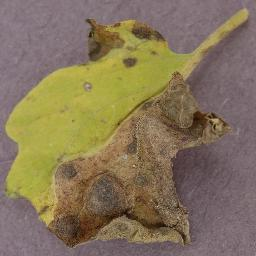
#> input picture 10_Data/data30/148.jpg, 256 x 256 px; its folder holds only this picture in this run
$ jupyter execute main2.ipynb   (older library calls are emulated)
#> lines starting #> are read from the running program, lines starting #| are printed output that depends on the picture; after the words box and inside, x2 and y2 are one past the last pixel; in counts of white or black regions, pixels touching at a corner belong together
[cell 1]
#import the required libraries
import skimage.feature as skf
import openpyxl
import numpy as np
import math
import cv2
from PIL import Image
from numpy import asarray
from scipy.stats import skew, kurtosis
import skimage.feature
import xlsxwriter
import os


#creates general file for features of all the three channels
outWorkbook = xlsxwriter.Workbook("Output30.xlsx")
outSheet = outWorkbook.add_worksheet()

#Writes headers for general file
outSheet.write("A1", "Mean_R")
outSheet.write("B1", "RMS_R")
outSheet.write("C1", "Median_R")
outSheet.write("D1", "Variance_R")
outSheet.write("E1", "Std_R")
outSheet.write("F1", "Skewness_R")
outSheet.write("G1", "Kurtosis_R")
outSheet.write("H1", "Contrast_R")
outSheet.write("I1", "Entropy_R")
outSheet.write("J1", "Energy_R")
outSheet.write("K1", "Homogeneity_R")
outSheet.write("L1", "Correlation_R")
outSheet.write("M1", "IDM_R")
outSheet.write("N1", "Smoothness_R")
outSheet.write("O1", "Mean_G")
outSheet.write("P1", "RMS_G")
outSheet.write("Q1", "Median_G")
outSheet.write("R1", "Variance_G")
outSheet.write("S1", "Std_G")
outSheet.write("T1", "Skewness_G")
outSheet.write("U1", "Kurtosis_G")
outSheet.write("V1", "Contrast_G")
outSheet.write("W1", "Entropy_G")
outSheet.write("X1", "Energy_G")
outSheet.write("Y1", "Homogeneity_G")
outSheet.write("Z1", "Correlation_G")
outSheet.write("AA1", "IDM_G")
outSheet.write("AB1", "Smoothness_G")
outSheet.write("AC1", "Mean_B")
outSheet.write("AD1", "RMS_B")
outSheet.write("AE1", "Median_B")
outSheet.write("AF1", "Variance_B")
outSheet.write("AG1", "Std_B")
outSheet.write("AH1", "Skewness_B")
outSheet.write("AI1", "Kurtosis_B")
outSheet.write("AJ1", "Contrast_B")
outSheet.write("AK1", "Entropy_B")
outSheet.write("AL1", "Energy_B")
outSheet.write("AM1", "Homogeneity_B")
outSheet.write("AN1", "Correlation_B")
outSheet.write("AO1", "IDM_B")
outSheet.write("AP1", "Smoothness_B")
outWorkbook.close()

[cell 2]
#creates a file for red channel
outWorkbookR = xlsxwriter.Workbook("RedChannel30.xlsx")
outSheetR = outWorkbookR.add_worksheet()

#writes headers for red file
outSheetR.write("A1", "Mean_R")
outSheetR.write("B1", "RMS_R")
outSheetR.write("C1", "Median_R")
outSheetR.write("D1", "Variance_R")
outSheetR.write("E1", "Std_R")
outSheetR.write("F1", "Skewness_R")
outSheetR.write("G1", "Kurtosis_R")
outSheetR.write("H1", "Contrast_R")
outSheetR.write("I1", "Entropy_R")
outSheetR.write("J1", "Energy_R")
outSheetR.write("K1", "Homogeneity_R")
outSheetR.write("L1", "Correlation_R")
outSheetR.write("M1", "IDM_R")
outSheetR.write("N1", "Smoothness_R")
outWorkbookR.close()

[cell 3]
#creates file for green channel
outWorkbookG = xlsxwriter.Workbook("GreenChannel30.xlsx")
outSheetG = outWorkbookG.add_worksheet()

#writes headers for green file
outSheetG.write("A1", "Mean_G")
outSheetG.write("B1", "RMS_G")
outSheetG.write("C1", "Median_G")
outSheetG.write("D1", "Variance_G")
outSheetG.write("E1", "Std_G")
outSheetG.write("F1", "Skewness_G")
outSheetG.write("G1", "Kurtosis_G")
outSheetG.write("H1", "Contrast_G")
outSheetG.write("I1", "Entropy_G")
outSheetG.write("J1", "Energy_G")
outSheetG.write("K1", "Homogeneity_G")
outSheetG.write("L1", "Correlation_G")
outSheetG.write("M1", "IDM_G")
outSheetG.write("N1", "Smoothness_G")
outWorkbookG.close()

[cell 4]
#creates a file for blue channel
outWorkbookB = xlsxwriter.Workbook("BlueChannel30.xlsx")
outSheetB = outWorkbookB.add_worksheet()

#writes headers for blue file
outSheetB.write("A1", "Mean_B")
outSheetB.write("B1", "RMS_B")
outSheetB.write("C1", "Median_B")
outSheetB.write("D1", "Variance_B")
outSheetB.write("E1", "Std_B")
outSheetB.write("F1", "Skewness_B")
outSheetB.write("G1", "Kurtosis_B")
outSheetB.write("H1", "Contrast_B")
outSheetB.write("I1", "Entropy_B")
outSheetB.write("J1", "Energy_B")
outSheetB.write("K1", "Homogeneity_B")
outSheetB.write("L1", "Correlation_B")
outSheetB.write("M1", "IDM_B")
outSheetB.write("N1", "Smoothness_B")
outWorkbookB.close()

[cell 5]
# [44 lines of commented-out code are left out]

[cell 6]
import glob
import os
import cv2
from PIL import Image
import numpy as np

directory = r'/home/uca/Desktop/Undergrad/Arfan_FinalYearProject/10_Data/processed_30'
os.makedirs(directory, exist_ok=True)  # create the directory if it does not exist

for filename in glob.glob('/home/uca/Desktop/Undergrad/Arfan_FinalYearProject/10_Data/data30/*.*'):
    im = cv2.imread(filename)
#> im is the input picture: shape (256, 256, 3); mean B, G, R 90.1, 116.9, 133.1

    # Convert the image to grayscale
    image = cv2.cvtColor(im, cv2.COLOR_BGR2GRAY)
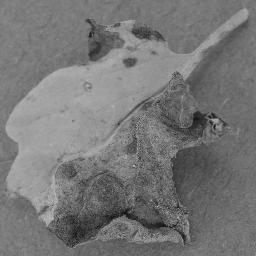
#> image: shape (256, 256); min 10, max 200, mean 118.7

    # apply mean filter
    # convert to HSV
    image = cv2.cvtColor(im, cv2.COLOR_BGR2HSV)
#> image: shape (256, 256, 3); mean H, S, V 84.3, 84, 133.1
    image = cv2.blur(image, (5, 5))
#> image: shape (256, 256, 3); mean H, S, V 84.3, 84, 133.1
    image = cv2.cvtColor(image, cv2.COLOR_HSV2RGB)

    # Apply laplacian filter to reduce the affects of mean filter which has blurred edges
    # Apply the Laplacian filter to enhance the edges
    laplacian = cv2.Laplacian(image, cv2.CV_64F)
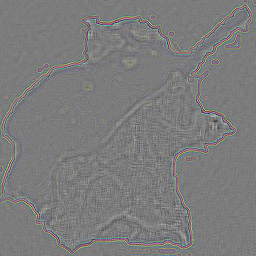
#> laplacian: shape (256, 256, 3) float64; mean R, G, B 0, 0, 0; drawn with min black and max white
    # Adjust the contrast of the Laplacian image
    laplacian = cv2.convertScaleAbs(laplacian)
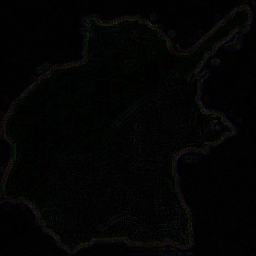
#> laplacian: shape (256, 256, 3); mean R, G, B 3.4, 3.8, 3.3
    # Add the Laplacian image back to the original to create the final enhanced image
    image = cv2.addWeighted(im, 1.5, laplacian, -0.5, 0)
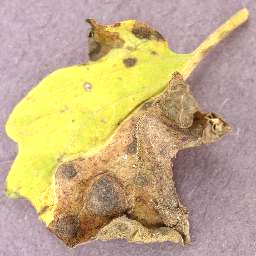
#> image: shape (256, 256, 3); mean B, G, R 133.4, 173.3, 196.9

    # Convert the image to a NumPy array
    image_array = np.array(image)
    # Invert the colors
    inverted_array = 255 - image_array
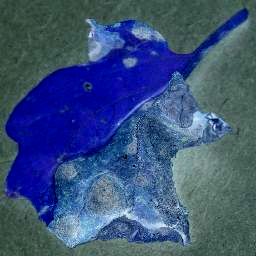
#> inverted_array: shape (256, 256, 3); mean B, G, R 121.6, 81.7, 58.1
    # Convert the NumPy array back to an image
    image = Image.fromarray(inverted_array.astype(np.uint8))

    # Convert the image to grayscale
    image = cv2.cvtColor(np.array(image), cv2.COLOR_BGR2GRAY)
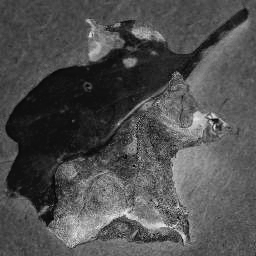
#> image: shape (256, 256); min 1, max 242, mean 79.2

    # apply otsu segmentation
    # apply adaptive thresholding to obtain a binary image
    thresh = cv2.adaptiveThreshold(image, 255, cv2.ADAPTIVE_THRESH_MEAN_C, cv2.THRESH_BINARY_INV, 25, 2)
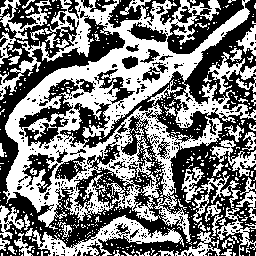
#> thresh: shape (256, 256); 48.3% white; 490 white regions (446 under 20 px), largest, box (x1, y1, x2, y2) and area: (0, 0, 256, 243) 21716, (25, 215, 184, 256) 1914, (181, 167, 241, 223) 901

    # perform morphological opening to remove small objects and smooth edges
    kernel = cv2.getStructuringElement(cv2.MORPH_ELLIPSE, (5,5))
    opening = cv2.morphologyEx(thresh, cv2.MORPH_OPEN, kernel)
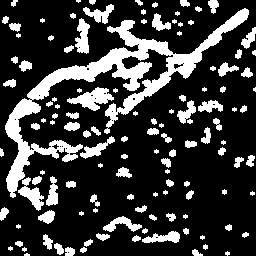
#> opening: shape (256, 256); 22.3% white; 125 white regions (37 under 20 px)

    # find contours in the image
    contours, hierarchy = cv2.findContours(opening, cv2.RETR_EXTERNAL, cv2.CHAIN_APPROX_SIMPLE)
#> contours = 125 contours, 58 with area under 20; largest, box (x1, y1, x2, y2) and area: (5, 8, 249, 198) 6190, (67, 87, 114, 111) 488, (18, 177, 44, 211) 312, (75, 18, 90, 54) 294, (142, 231, 180, 243) 228

    # create a mask for the infected parts of the leaf
    mask = np.zeros_like(opening)
    for cnt in contours:
        area = cv2.contourArea(cnt)
        if area > 1000:
            cv2.drawContours(mask, [cnt], 0, 255, -1)
#> this loop made 125 passes
#> area on passes 3, 4, 5, 9, 10, 11, 13, 14, 15, 17, 18, 20: 34, 21, 59.5, 60, 25.5, 30, 30, 74, 54, 228, 21.5, 25
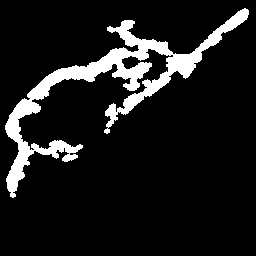
#> mask: shape (256, 256); 10.5% white; 1 white region, box (x1, y1, x2, y2) and area: (5, 8, 249, 198) 6910

    # apply the mask to the original image
    image = cv2.bitwise_and(im, im, mask=mask)
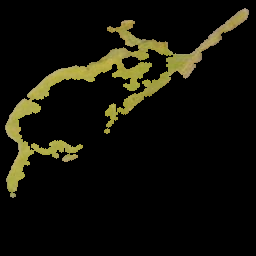
#> image: shape (256, 256, 3); mean B, G, R 8.2, 17, 17.9

    file = os.path.basename(filename)
    image_array = np.array(image, dtype=np.uint8) # convert the Image object to a NumPy array of type uint8
    cv2.imwrite(os.path.join(directory, file), image_array) # save the image in the created directory

[cell 7]
#import required libaray to read and make a list of all the needy images
import glob

#declare an empty list
Image_list = []

#using for loop to append to the list declared above
for filename in glob.glob('/home/uca/Desktop/Undergrad/Arfan_FinalYearProject/10_Data/processed_30/*.*'):
    im = Image.open(filename)

    #append each image to the list declared above
    Image_list.append(im)

#prints number of images used
print(len(Image_list))

[cell 8]
#uses for loop to read each image and array of each image
for i in range(0, len(Image_list)):
    Image = Image_list[i]
    im = asarray(Image)


    #Here i am extracting the single channel like red, green, and blue from the whole image array
    R = image[:, :, 0]
    G = image[:, :, 1]
    B = image[:, :, 2]


    #selecting features from Red Channel
    print("Calculating Statistical features for Red Channel: ")

    #calculates mean
    Mean_R = np.mean(R);
    print(Mean_R)

    #calculating root mean square
    RMS_R = np.sqrt(np.mean(R**2))
    print(RMS_R)

    #calculating median
    Median_R = np.median(R)
    print(Median_R)

    #calculating variance of the pixels
    Variance_R = np.var(R)
    print(Variance_R)

    #calculating standard deviation
    Std_R = math.sqrt(Variance_R)
    print(Std_R)

    #calculates skewness
    Skewness_R = skew(R.reshape(-1))
    print(Skewness_R)

    #calculates kurtosis
    Kurtosis_R = kurtosis(R.reshape(-1))
    print(Kurtosis_R)

    #calculates entropy
    Entropy_R = skimage.measure.shannon_entropy(R)
    print(Entropy_R)

    #returns an image array where lowest pixel value is 0 and highest 8 instead of 0 and 255
    R = skimage.img_as_ubyte(R)

    #calculates contrast
    g1 = skf.graycomatrix(R, [1], [0], levels=256, symmetric=False, normed=True)
    Contrast_R = skf.graycoprops(g1, 'contrast')[0][0]
    print(Contrast_R)

    #calculates energy
    Energy_R = skf.graycoprops(g1, 'energy')[0][0]
    print(Energy_R)

    #calculating homogeniety
    Homogeneity_R = skf.graycoprops(g1, 'homogeneity')[0][0]
    print(Homogeneity_R)

    #finding correlation
    Correlation_R = skf.graycoprops(g1, 'correlation')[0][0]
    print(Correlation_R)

    #glcm_R = skf.graycomatrix(R, distances=[1], angles=[0], levels=256, symmetric= False, normed=True)

    #calculate inverse difference moment (IDM)
    IDM_R = 1 / (1 + Contrast_R - Energy_R)
    print(IDM_R)

    #calculates smoothness
    diff_R = np.diff(R.astype(float))
    variance_R = np.var(diff_R)
    Smoothness_R = variance_R / (R.shape[0] * R.shape[1])
    print(Smoothness_R)


    #selecting features from Green Channel
    print("Calculating Statistical Features for Green Channel: ")

    #calculates mean
    Mean_G = np.mean(G);
    print(Mean_G)

    #calculates root mean square
    RMS_G = np.sqrt(np.mean(G**2))
    print(RMS_G)

    #calculates median
    Median_G = np.median(G)
    print(Median_G)

    #claculates variance
    Variance_G = np.var(G)
    print(Variance_G)

    #calculates standard deviation
    Std_G = math.sqrt(Variance_G)
    print(Std_G)

    #calculates skewness
    Skewness_G = skew(G.reshape(-1))
    print(Skewness_G)

    #calculates kurtosis
    Kurtosis_G = kurtosis(G.reshape(-1))
    print(Kurtosis_G)

    #calculates entropy
    Entropy_G = skimage.measure.shannon_entropy(G)
    print(Entropy_G)

    #converts images pixels to range of 0 to 8 instead of 0 to 255
    G = skimage.img_as_ubyte(G)

    #calculates contrast
    g2 = skf.graycomatrix(G, [1], [0], levels=256, symmetric=False, normed=True)
    Contrast_G = skf.graycoprops(g2, 'contrast')[0][0]
    print(Contrast_G)

    #calculates energy
    Energy_G = skf.graycoprops(g2, 'energy')[0][0]
    print(Energy_G)

    #calculates homogeniety
    Homogeneity_G = skf.graycoprops(g2, 'homogeneity')[0][0]
    print(Homogeneity_G)

    #calculates correlation
    Correlation_G = skf.graycoprops(g2, 'correlation')[0][0]
    print(Correlation_G)
    #glcm_G = skf.graycomatrix(G, distances=[1], angles=[0], levels=256, symmetric=True, normed=True)

    #calculates inverse difference moment (IDM)
    IDM_G = 1 / (1 + Contrast_G - Energy_G)
    print(IDM_G)

    #calculates smoothness
    diff_G = np.diff(G.astype(float))
    variance_G = np.var(diff_G)
    Smoothness_G = variance_G / (G.shape[0] * G.shape[1])
    print(Smoothness_G)

    #selecting features from Blue Channel
    print("Calculating Statistical Features for Blue Channel: ")

    #calculates mean
    Mean_B = np.mean(B);
    print(Mean_B)

    #calculates root mean square
    RMS_B = np.sqrt(np.mean(B**2))
    print(RMS_B)

    #calculates median
    Median_B = np.median(B)
    print(Median_B)

    #calculates variance
    Variance_B = np.var(B)
    print(Variance_B)

    #calculates standard deviation
    Std_B = math.sqrt(Variance_B)
    print(Std_B)

    #calculates skewness
    Skewness_B = skew(B.reshape(-1))
    print(Skewness_B)

    #calculates kurtosis
    Kurtosis_B = kurtosis(B.reshape(-1))
    print(Kurtosis_B)

    #calculates entropy
    Entropy_B = skimage.measure.shannon_entropy(B)
    print(Entropy_B)

    #converts range of pixels values from 0-255 to 0-8
    B = skimage.img_as_ubyte(B)

    #calculates contrast
    g3 = skf.graycomatrix(B, [1], [0], levels=256, symmetric=False, normed=True)
    Contrast_B = skf.graycoprops(g3, 'contrast')[0][0]
    print(Contrast_B)

    #calculates energy
    Energy_B = skf.graycoprops(g3, 'energy')[0][0]
    print(Energy_B)

    #calculates homogeniety
    Homogeneity_B = skf.graycoprops(g3, 'homogeneity')[0][0]
    print(Homogeneity_B)

    #calculates correlation
    Correlation_B = skf.graycoprops(g3, 'correlation')[0][0]
    print(Correlation_B)

    #glcm_B = skf.graycomatrix(B, distances=[1], angles=[0], levels=256, symmetric=True, normed=True)

    #calculates inverse difference moment (IDM)
    IDM_B = 1 / (1 + Contrast_B - Energy_B)
    print(IDM_B)

    #calculates smoothness
    diff_B = np.diff(B.astype(float))
    variance_B = np.var(diff_B)
    Smoothness_B = variance_B / (B.shape[0] * B.shape[1])
    print(Smoothness_B)

    #count the number of images
    print("Image number: ", i)


    #Declares data for all the three channels
    values_R = [Mean_R, RMS_R, Median_R, Variance_R, Std_R, Skewness_R, Kurtosis_R, Entropy_R, Contrast_R, Energy_R, Homogeneity_R, Correlation_R, IDM_R, Smoothness_R]
    values_G = [Mean_G, RMS_G, Median_G, Variance_G, Std_G, Skewness_G, Kurtosis_G, Entropy_G, Contrast_G, Energy_G, Homogeneity_G, Correlation_G, IDM_G, Smoothness_G]
    values_B = [Mean_B, RMS_B, Median_B, Variance_B, Std_B, Skewness_B, Kurtosis_B, Entropy_B, Contrast_B, Energy_B, Homogeneity_B, Correlation_B, IDM_B, Smoothness_B]

    #Writes red channels into a file
    outWorkbookR = openpyxl.load_workbook("RedChannel30.xlsx")
    outSheetR = outWorkbookR.active
    outSheetR.append(values_R)
    outWorkbookR.save(filename="RedChannel30.xlsx")

    #Writes green channels into a file
    outWorkbookG = openpyxl.load_workbook("GreenChannel30.xlsx")
    outSheetG = outWorkbookG.active
    outSheetG.append(values_G)
    outWorkbookG.save(filename="GreenChannel30.xlsx")

    #writes blue chanels into a file
    outWorkbookB = openpyxl.load_workbook("BlueChannel30.xlsx")
    outSheetB = outWorkbookB.active
    outSheetB.append(values_B)
    outWorkbookB.save(filename="BlueChannel30.xlsx")

    #creates a general fle where all the three channels data will be merged
    outWorkbook = xlsxwriter.Workbook("Output30.xlsx")
    outSheet = outWorkbook.add_worksheet()

    #declares data for general file
    values = [Mean_R, RMS_R, Median_R, Variance_R, Std_R, Skewness_R, Kurtosis_R, Entropy_R, Contrast_R, Energy_R, Homogeneity_R, Correlation_R, IDM_R, Smoothness_R, Mean_G, RMS_G, Median_R, Variance_G, Std_G, Skewness_G, Kurtosis_G, Entropy_G, Contrast_G, Energy_G, Homogeneity_G, Correlation_G, IDM_G, Smoothness_G, Mean_B, RMS_B, Median_R, Variance_B, Std_B, Skewness_B, Kurtosis_B, Entropy_B, Contrast_B, Energy_B, Homogeneity_B, Correlation_B, IDM_B, Smoothness_B]


    #writes into the general file
    outWorkbook = openpyxl.load_workbook("Output30.xlsx")
    outSheet = outWorkbook.active
    outSheet.append(values)

    #here the general file is being saved
    outWorkbook.save(filename="Output30.xlsx")

$ run again, on 10_Data/data30/255.jpg
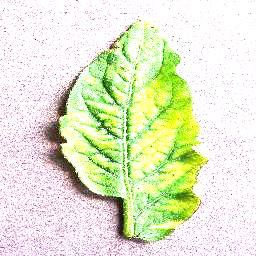
#> input picture 10_Data/data30/255.jpg, 256 x 256 px
#> im is the input picture: shape (256, 256, 3); mean B, G, R 203.5, 232.4, 226.4
#> thresh: shape (256, 256); 40.7% white; 99 white regions (95 under 20 px), largest, box (x1, y1, x2, y2) and area: (0, 15, 214, 256) 25968, (157, 81, 173, 107) 267, (64, 0, 89, 7) 171, (171, 97, 181, 109) 46
#> opening: shape (256, 256); 32.9% white; 23 white regions (4 under 20 px)
#> contours = 23 contours, 5 with area under 20; largest, box (x1, y1, x2, y2) and area: (40, 15, 165, 196) 7619, (112, 39, 214, 256) 4376, (6, 110, 118, 256) 4006, (130, 138, 192, 198) 1328, (0, 223, 59, 256) 787
#> the loop `for cnt in contours:` made 23 passes
#> area on passes 2, 3, 4, 5, 6, 8, 9, 10: 335.5, 20, 787, 25, 248.5, 97.5, 41, 36
#> `image = cv2.bitwise_and(im, im, mask=mask)`:
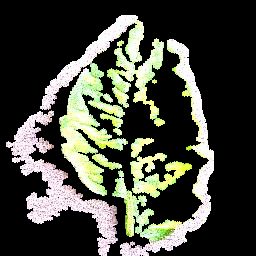
#> image: shape (256, 256, 3); mean B, G, R 60.2, 70.2, 68.2
